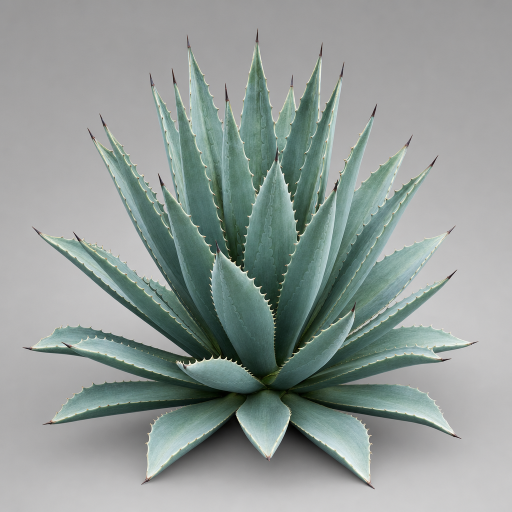
#> input picture flora-revamp/images/agave-rosette.png, 1024 x 1024 px (shown at 1/2 size)
$ python lichen-boulder.generator.py --image ../../images/agave-rosette.png --output out.png
#> lines starting #> are read from the running program, lines starting #| are printed output that depends on the picture
#> in sample_palette, img is the input picture: PIL image 1024x1024 RGB; mean R, G, B 145.7, 154.8, 151.4
"""Procedural lichen-covered glacial-erratic boulder: geometry + photo-derived
textures + textured GLB export.

Usage:
    python this.py --image reference.png --seed 7 --density high --output rock.glb

Only numpy, trimesh, PIL and the stdlib are used. Deterministic given --seed.
"""

import argparse
import sys

import numpy as np
import trimesh
from PIL import Image, ImageFilter


# ===========================================================================
# GEOMETRY  (build_mesh)
# ===========================================================================
OVERALL_WIDTH_M = 1.6          # plausible alpine field-stone span across XZ
HEIGHT_OVER_WIDTH = 0.92       # chunkier rounded mass -> front aspect ~1.26
WIDEST_AT_HEIGHT_FRAC = 0.45   # bulges widest a little below mid-height

BASE_NOISE_AMP = 0.20          # overall lumpiness of the lobed body
NOISE_ANISOTROPY = 0.55        # how much relief amplitude varies by direction
BASE_FLATTEN_STRENGTH = 0.78   # how hard the underside is pressed into a plane
FACET_STRENGTH = 0.40          # how flat the worn side facets read


def _density_params(density: str):
    if density == "high":
        return dict(subdivisions=5, octaves=4, n_waves=7, side_facets=2)  # 20480 tris
    if density == "med":
        return dict(subdivisions=4, octaves=3, n_waves=6, side_facets=2)  # 5120 tris
    if density == "low":
        return dict(subdivisions=3, octaves=2, n_waves=5, side_facets=1)  # 1280 tris
    raise ValueError(f"density must be 'high', 'med' or 'low', got {density!r}")


# [29 lines left out: functions _normalize, _value_noise, _flatten_against_plane, not called in this run]


def build_mesh(seed: int, density: str = "high") -> trimesh.Scene:
    rng = np.random.default_rng(seed)
    p = _density_params(density)

    ico = trimesh.creation.icosphere(subdivisions=p["subdivisions"], radius=1.0)
    v = np.array(ico.vertices, dtype=np.float64)
    faces = np.array(ico.faces)

    dirs = _normalize(v)

    amp_field = _value_noise(dirs * 0.9, rng, octaves=2, n_waves=4)
    amp = BASE_NOISE_AMP * (1.0 - NOISE_ANISOTROPY * 0.5
                            + NOISE_ANISOTROPY * (amp_field * 0.5 + 0.5))

    relief = _value_noise(dirs, rng, octaves=p["octaves"], n_waves=p["n_waves"])
    radius = 1.0 + amp * relief
    v = dirs * radius[:, None]

    v[:, 1] *= HEIGHT_OVER_WIDTH
    bulge = 1.0 + 0.06 * np.cos(np.clip(v[:, 1], -1.0, 1.0) * np.pi
                                * WIDEST_AT_HEIGHT_FRAC)
    v[:, 0] *= bulge
    v[:, 2] *= bulge

    for _ in range(p["side_facets"]):
        n = rng.normal(size=3)
        n[1] = abs(n[1]) * 0.35 + 0.15
        n = n / np.linalg.norm(n)
        reach = np.max(v @ n)
        offset = reach * rng.uniform(0.74, 0.9)
        _flatten_against_plane(v, n, offset, FACET_STRENGTH)

    down = np.array([0.0, -1.0, 0.0])
    bottom_reach = np.max(v @ down)
    base_offset = bottom_reach * 0.80
    _flatten_against_plane(v, down, base_offset, BASE_FLATTEN_STRENGTH)

    span_x = np.ptp(v[:, 0])
    span_z = np.ptp(v[:, 2])
    scale = OVERALL_WIDTH_M / max(span_x, span_z)
    v *= scale

    v[:, 0] -= 0.5 * (v[:, 0].min() + v[:, 0].max())
    v[:, 2] -= 0.5 * (v[:, 2].min() + v[:, 2].max())
    v[:, 1] -= v[:, 1].min()

    rock = trimesh.Trimesh(vertices=v, faces=faces, process=False)
    rock.fix_normals()
    rock.vertex_normals

    scene = trimesh.Scene()
    scene.add_geometry(rock, geom_name="rock")
    return scene


# ===========================================================================
# PHOTO SAMPLING  (palette comes from the image, never from memory)
# ===========================================================================
GRANITE_FALLBACK = np.array([158.0, 160.0, 165.0])
ORANGE_FALLBACK = np.array([198.0, 120.0, 52.0])
GREEN_FALLBACK = np.array([158.0, 170.0, 116.0])


def _delight(arr):
    """Divide out a heavily blurred luminance so baked-in lighting flattens."""
    gray = Image.fromarray(arr.astype(np.uint8)).convert("L")
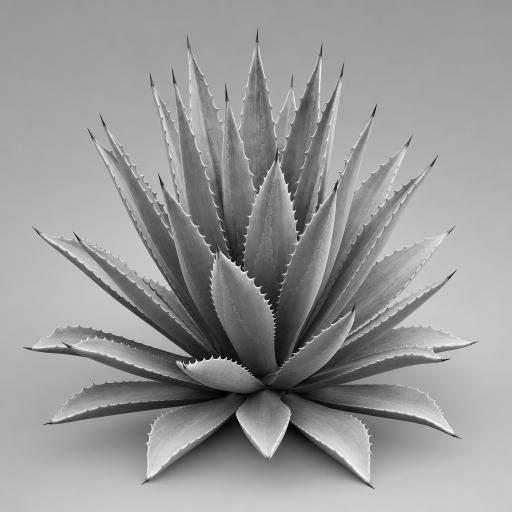
#> gray: PIL image 1024x1024 L (shown at 1/2 size); min 0, max 255, mean 151.6
    radius = max(8, int(max(arr.shape[0], arr.shape[1]) / 8))
#> radius = 128
    blur = np.asarray(gray.filter(ImageFilter.GaussianBlur(radius))).astype(np.float64)
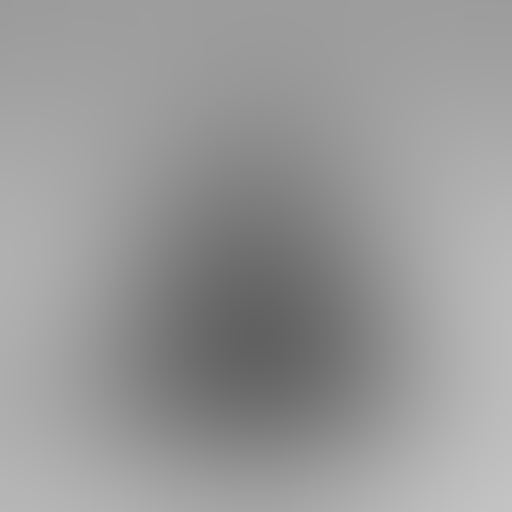
#> blur: shape (1024, 1024) float64 (shown at 1/2 size); min 97, max 195, mean 152.4
    blur = np.clip(blur, 1.0, None)
    target = float(blur.mean())
#> target = 152.4
    gain = np.clip(target / blur, 0.6, 1.6)
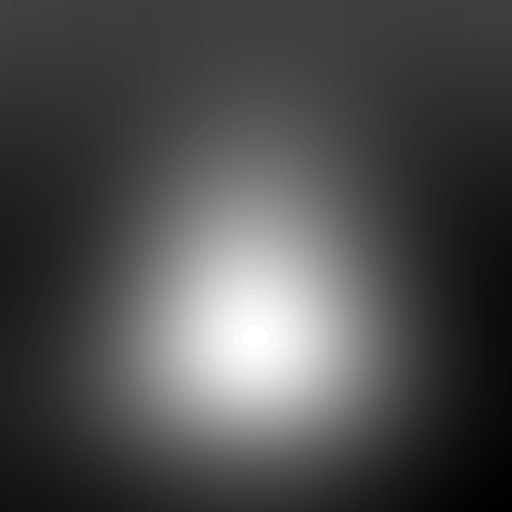
#> gain: shape (1024, 1024) float64 (shown at 1/2 size); min 0.782, max 1.57, mean 1.02; drawn with min black and max white
    return np.clip(arr * gain[..., None], 0, 255)
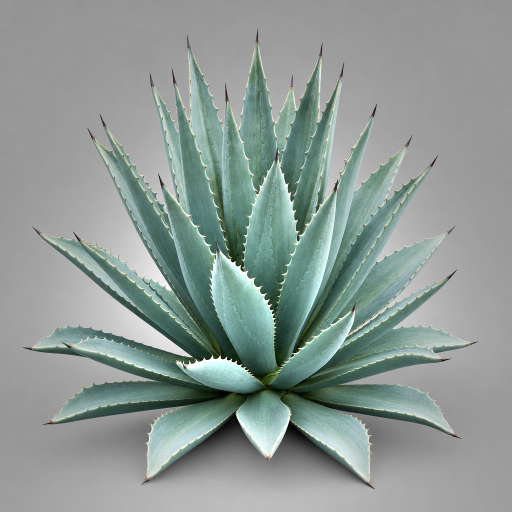
#> returned value: shape (1024, 1024, 3) float64 (shown at 1/2 size); mean of channels 0, 1, 2 142.7, 153.4, 149.5; drawn as R, G, B


def _luma(c):
    return (0.2126 * c[0] + 0.7152 * c[1] + 0.0722 * c[2]) / 255.0


def _retarget_luma(c, target):
    """Scale a color so its luminance hits `target` (0..1), keeping its hue."""
    l = max(_luma(c), 0.15)
    return np.clip(c * (target / l), 0, 255)


def sample_palette(image_path):
    """Sample granite / orange-lichen / green-lichen colors from inside the
    boulder silhouette (central crop avoids the grey background)."""
    img = Image.open(image_path).convert("RGB")
    arr = _delight(np.asarray(img).astype(np.float64))

    h, w = arr.shape[:2]
#> h = 1024; w = 1024
    crop = arr[int(0.20 * h):int(0.82 * h), int(0.16 * w):int(0.84 * w)]
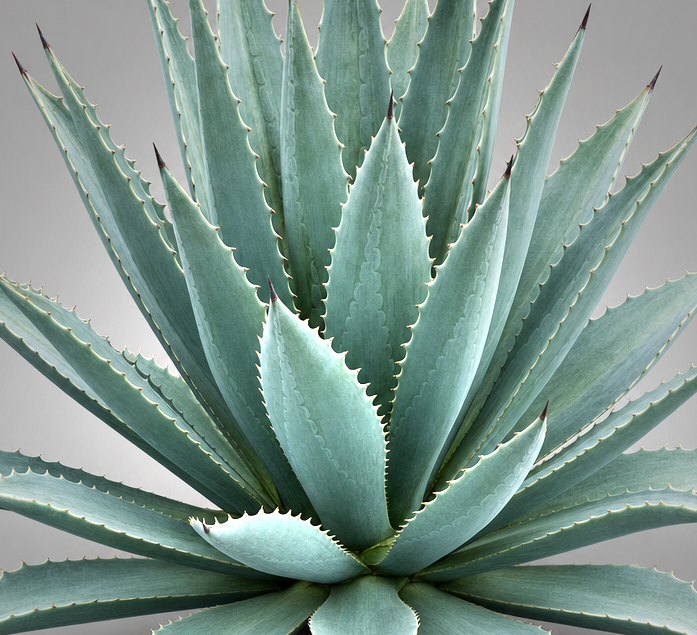
#> crop: shape (635, 697, 3) float64; mean R, G, B 125.1, 148.9, 140.3
    px = crop.reshape(-1, 3)
    r, g, b = px[:, 0], px[:, 1], px[:, 2]
    mx = px.max(axis=1)
    mn = px.min(axis=1)
    sat = mx - mn

    def med(mask, fallback):
        sel = px[mask]
        if len(sel) < 60:
            return fallback.copy()
        return np.median(sel, axis=0)

    orange_mask = (r > g + 18) & (g >= b) & (r - b > 35) & (r > 110)
    green_mask = (g > r + 6) & (g > b + 12) & (mx < 215)
    granite_mask = (sat < 26) & (mx > 80) & (mx < 235)

    granite = med(granite_mask, GRANITE_FALLBACK)
#> granite = [169.8, 172.2, 171.1]
    orange = med(orange_mask, ORANGE_FALLBACK)
#> in med (call 2), `sel = px[mask]`: sel = 344 rows, first 8: [222.2, 203.3, 183.3], [171.5, 151.4, 128.4], [115.3, 96.74, 73.29], [146.3, 127.7, 104], [226.1, 203.9, 175.7], [113.6, 92.66, 76.72], [196.3, 175.4, 156.4], [166.4, 145.5, 130.5]
#> orange = [186.8, 159.3, 126.6]
    green = med(green_mask, GREEN_FALLBACK)
#> green = [94.22, 129.4, 112.7]

    if np.ptp(orange) < 28:
        orange = ORANGE_FALLBACK.copy()
    if np.ptp(green) < 18:
        green = GREEN_FALLBACK.copy()

    # Keep granite a LIGHT ash grey so the surface never collapses to black and
    # so multiplied lichen tints stay vivid.
    granite = _retarget_luma(granite, 0.64)
#> in _retarget_luma, `l = max(_luma(c), 0.15)`: l = 0.673
#> granite = [161.5, 163.8, 162.7]
    orange = _retarget_luma(orange, 0.46)
#> orange = [134.6, 114.8, 91.24]
    green = _retarget_luma(green, 0.50)
#> green = [99.51, 136.7, 119.1]
    return granite, orange, green


# ===========================================================================
# TILEABLE TEXTURE SYNTHESIS  (periodic noise -> inherently seamless)
# ===========================================================================
# [60 lines left out: functions _periodic_noise, _normal_from_height, make_granite_textures, not called in this run]


# ===========================================================================
# UV + VERTEX-COLOR LICHEN ZONES
# ===========================================================================
UV_SCALE = 1.8   # ~3 granite tiles across the ~1.6 m boulder


# [53 lines left out: functions triplanar_uv, lichen_vertex_colors, not called in this run]


# ===========================================================================
# ASSEMBLY
# ===========================================================================
def build_textured_scene(seed, density, image_path):
    rng = np.random.default_rng(seed)
    granite, orange, green = sample_palette(image_path)
#> granite = [161.5, 163.8, 162.7]; orange = [134.6, 114.8, 91.24]; green = [99.51, 136.7, 119.1]

    mesh = build_mesh(seed, density).geometry["rock"]

    albedo_img, normal_img = make_granite_textures(1024, rng, granite)
    uv = triplanar_uv(mesh)
    vcolors = lichen_vertex_colors(mesh, rng, granite, orange, green)

    material = trimesh.visual.material.PBRMaterial(
        name="rock",
        baseColorTexture=albedo_img,
        normalTexture=normal_img,
        metallicFactor=0.0,
        roughnessFactor=0.95,
    )
    mesh.visual = trimesh.visual.TextureVisuals(uv=uv, material=material)
    mesh.visual.vertex_attributes["color"] = vcolors

    scene = trimesh.Scene()
    scene.add_geometry(mesh, geom_name="rock")
    return scene


def main():
    ap = argparse.ArgumentParser(description="Generate a textured lichen boulder GLB.")
    ap.add_argument("--image", required=True, help="reference photo path")
    ap.add_argument("--seed", type=int, default=0)
    ap.add_argument("--density", choices=["high", "med", "low"], default="high")
    ap.add_argument("--output", required=True, help="output .glb path")
    args = ap.parse_args()

    scene = build_textured_scene(args.seed, args.density, args.image)
    glb = scene.export(file_type="glb")
    with open(args.output, "wb") as fh:
        fh.write(glb)
    print(f"wrote {args.output}: {len(glb)} bytes, "
          f"{len(scene.geometry['rock'].faces)} tris")


if __name__ == "__main__":
    try:
        main()
#> (the call stopped at in build_mesh, `ico = trimesh.creation.icosphere(subdivisions=p["subdivisions"], radiu..`: trimesh is not available in this run)
    except Exception as exc:  # noqa: BLE001
        print(f"error: {exc}", file=sys.stderr)
        sys.exit(1)

$ run again, on flora-revamp/images/barrel-cactus.png
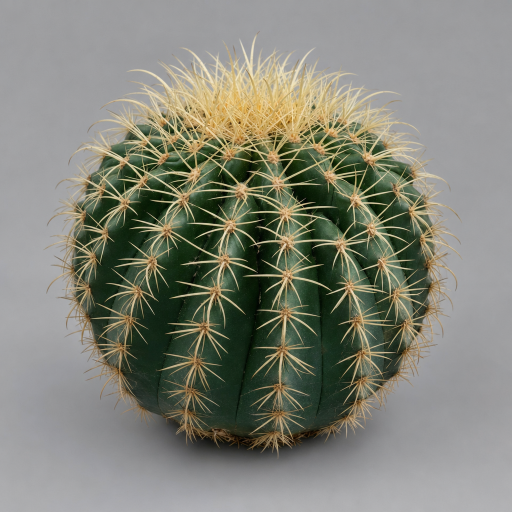
#> input picture flora-revamp/images/barrel-cactus.png, 1024 x 1024 px (shown at 1/2 size)
#> in sample_palette, img is the input picture: PIL image 1024x1024 RGB; mean R, G, B 130.4, 131.8, 120.2
#> in _delight, `blur = np.asarray(gray.filter(ImageFilter.GaussianBlur(radius))).astyp..`:
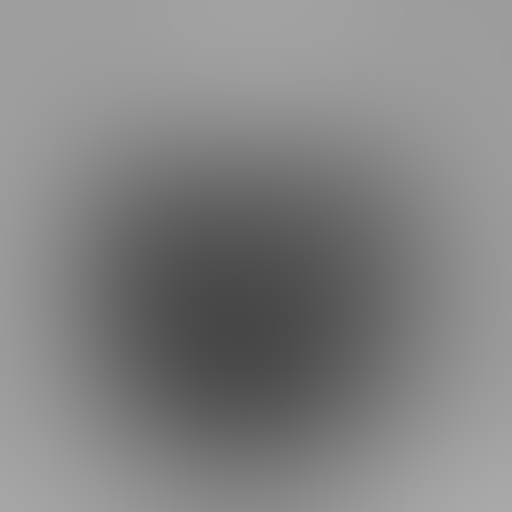
#> blur: shape (1024, 1024) float64 (shown at 1/2 size); min 71, max 169, mean 131.1
#> target = 131.1
#> in sample_palette, `crop = arr[int(0.20 * h):int(0.82 * h), int(0.16 * w):int(0.84 * w)]`:
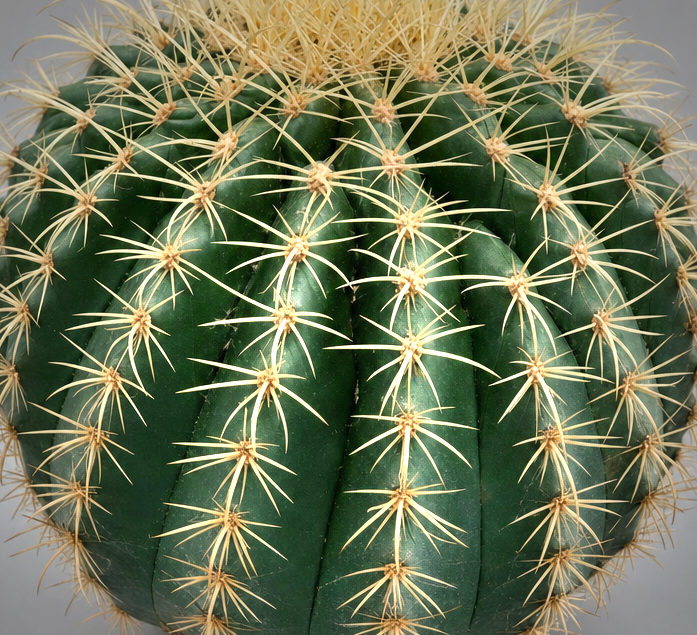
#> crop: shape (635, 697, 3) float64; mean R, G, B 108.9, 117.2, 86.3
#> in sample_palette, `granite = med(granite_mask, GRANITE_FALLBACK)`: granite = [141, 141.4, 140.7]
#> in sample_palette, `orange = med(orange_mask, ORANGE_FALLBACK)`: orange = [195.3, 165.2, 110.5]
#> in sample_palette, `green = med(green_mask, GREEN_FALLBACK)`: green = [45.43, 70.69, 43.2]
#> l = 0.554
#> in sample_palette, `granite = _retarget_luma(granite, 0.64)`: granite = [162.8, 163.4, 162.6]
#> in sample_palette, `orange = _retarget_luma(orange, 0.46)`: orange = [136.6, 115.6, 77.31]
#> in sample_palette, `green = _retarget_luma(green, 0.50)`: green = [91.46, 142.3, 86.97]
#> in build_textured_scene, `granite, orange, green = sample_palette(image_path)`: granite = [162.8, 163.4, 162.6]; orange = [136.6, 115.6, 77.31]; green = [91.46, 142.3, 86.97]

$ run again, on flora-revamp/images/broadleaf-hardwood.png
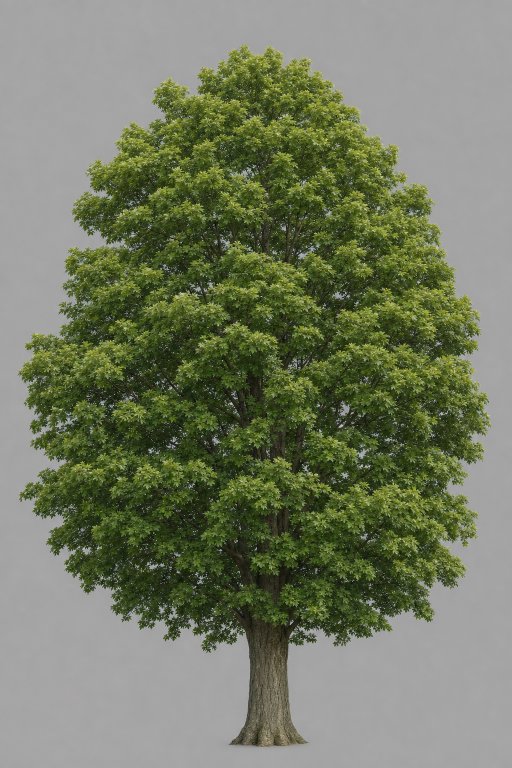
#> input picture flora-revamp/images/broadleaf-hardwood.png, 1024 x 1536 px (shown at 1/2 size)
#> in sample_palette, img is the input picture: PIL image 1024x1536 RGB; mean R, G, B 116.5, 122.9, 99
#> in _delight, `blur = np.asarray(gray.filter(ImageFilter.GaussianBlur(radius))).astyp..`:
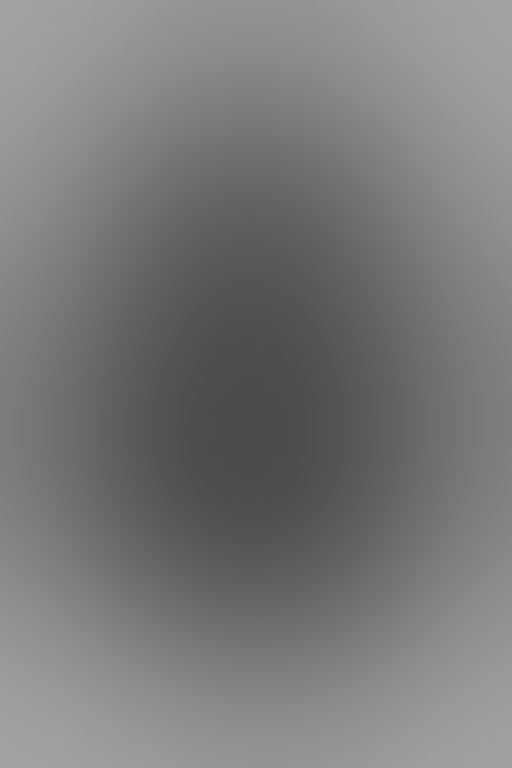
#> blur: shape (1536, 1024) float64 (shown at 1/2 size); min 74, max 162, mean 121.1
#> target = 121.1
#> in sample_palette, `crop = arr[int(0.20 * h):int(0.82 * h), int(0.16 * w):int(0.84 * w)]`:
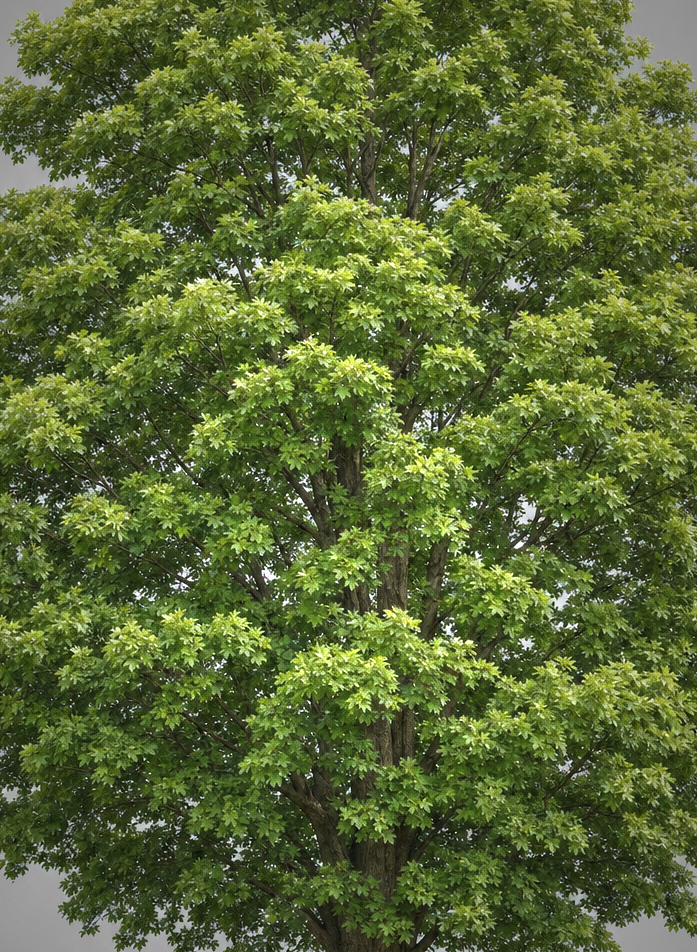
#> crop: shape (952, 697, 3) float64; mean R, G, B 88.7, 105, 51.8
#> in sample_palette, `granite = med(granite_mask, GRANITE_FALLBACK)`: granite = [150.2, 151.8, 149.7]
#> in sample_palette, `orange = med(orange_mask, ORANGE_FALLBACK)`: orange = [198, 120, 52]
#> in sample_palette, `green = med(green_mask, GREEN_FALLBACK)`: green = [74.67, 93.42, 36.32]
#> l = 0.593
#> in sample_palette, `granite = _retarget_luma(granite, 0.64)`: granite = [162, 163.7, 161.5]
#> in sample_palette, `orange = _retarget_luma(orange, 0.46)`: orange = [176.4, 106.9, 46.32]
#> in sample_palette, `green = _retarget_luma(green, 0.50)`: green = [111.6, 139.6, 54.28]
#> in build_textured_scene, `granite, orange, green = sample_palette(image_path)`: granite = [162, 163.7, 161.5]; orange = [176.4, 106.9, 46.32]; green = [111.6, 139.6, 54.28]
